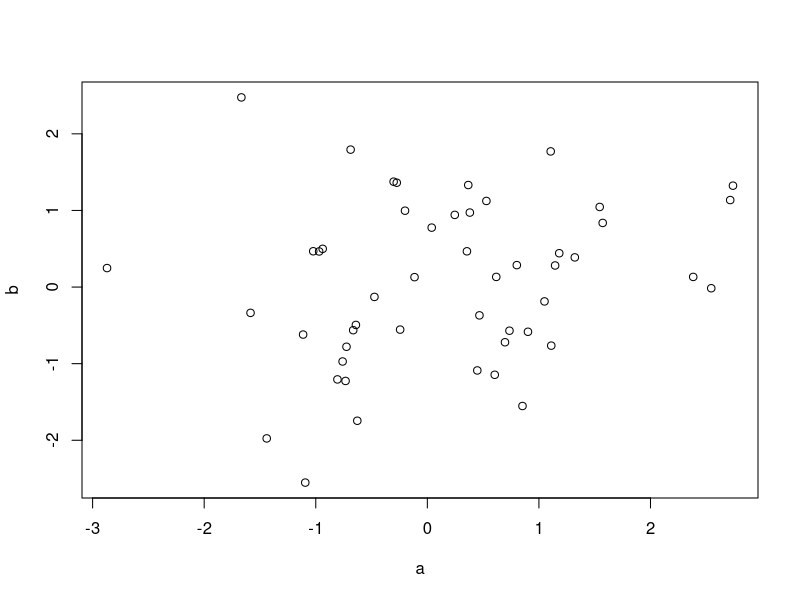

Here is the R script that generated this plot: (Note: this script raises an error after producing the figure.)
### An Introduction to R

#R is a statistical programming environment with many built-in mathematical functions
  #and many others that are found in packages that can be installed. Geomorph is one
  #such package.  
#Analyses in R are performed using a series of commands which are written in script files
  #and passed to the main console. The general workflow is:
#1: OPEN R
#2: OPEN R-script
#3: change to working directory 
#4: run analyses

# Some basics in R
3->a  #Assign value to variable
a

b<-c(3,4,5)   # 'c' combines values into vector or list
b
b[2]	#access items in vectors by calling their position
      #single bracket is for arrays, double bracket is for lists

a <- rnorm(50) #generate random normal vector
b <- rnorm(a)
plot(a, b)      # a simple plot

c<-cbind(a,b)    #binds columns together (rbind does same by rows)
c
c[1]   #first element
c[1,]	 #first row
c[,1]  #first column

rbind(a,b)

ls() # See which R objects are now in the R workspace.

### Some base functions
sum(a)
mean(a)
min(a)
max(a)
var(a)
a^2		#square values
sqrt(a)	#NaN for negative values
abs(a)
cor(a,b)

?cor   #call man page for information

rm(list=ls())   #remove items in memory

# Matrix operations
a<-matrix(c(1,0,4,2,-1,1),nrow=3)
b<-matrix(c(1,-1,2,1,1,0),nrow=2)
a
b

c<-t(a)	#matrix transpose
a
c

2*a	#scalar multiplication

#Matrix addition and subtraction
b+c
b-c
a+b		##NOTE: non-conformable matrices (check rxc of your matrices!)

#elementwise multiplication (hadamard product)
c
b
c*b

# matrix multiplication
a%*%b		## %*% is symbol for matrix multiplication
b%*%a		## matrix order matters
	
rm(list=ls()) #empties environment


gl(2,10)	#Generate levels of a factor
          #First number is number of levels, second number is how many factors

## Read data
mydata<-read.csv(file="01-RIntroData.csv",header=T)
mydata
Y<-as.matrix(mydata[,(2:3)])
FactorA<-as.factor(mydata[,4])
Y
FactorA

# The 'apply' functions (apply, sapply, tapply, etc.) loop over data and do things
apply(Y,2,sd)    #here, we obtain the std for each column of a matrix

tapply(Y[,1],FactorA,mean)	#Obtain means for first column for levels of FactorA
tapply(Y[,2],FactorA,mean)	#Obtain means for first column for levels of FactorA
tapply(Y,FactorA,mean)		#Try entire matrix: doesn't work, R likes column by column

rowsum(Y, FactorA)/as.vector(table(FactorA))    #This obtains means.  Could also use a loop.

#### functions
  #In R one can write their own functions

mymean<-function(x){
  n<-length(x)
  tmp<-0
  for (i in 1:n){
    tmp<-tmp+x[i]
  }
  mn<-tmp/n
  return(mn)
}

x<-rnorm(10)
mean(x)  
mymean(x)  #works!
mean(x)  

#Some basic statistics
model1<-lm(mydata$y~mydata$x)  #run regression
summary(model1)
anova(model1)  #generates anova table of results

#A plot with regression line
plot(mydata$x,mydata$y)
abline(coef(model1))

model2<-lm(mydata$y~mydata$groups)  #run anova
summary(model2)
anova(model2)

##### Attaching Data
attach(mydata)  #link data table to call columns by name

anova(lm(y~groups))     #ANOVA
anova(lm(y~x))		#regression
anova(lm(y~x*groups))   #ANCOVA

###MULTIVARIATE
ymatrix<-cbind(y,y2)  #generate multivariate Y-matrix
ymatrix
summary(manova(lm(ymatrix~x*groups))) ####NOTE: notation differs slightly

detach(mydata)	#be sure to detach later

rm(list=ls()) 

